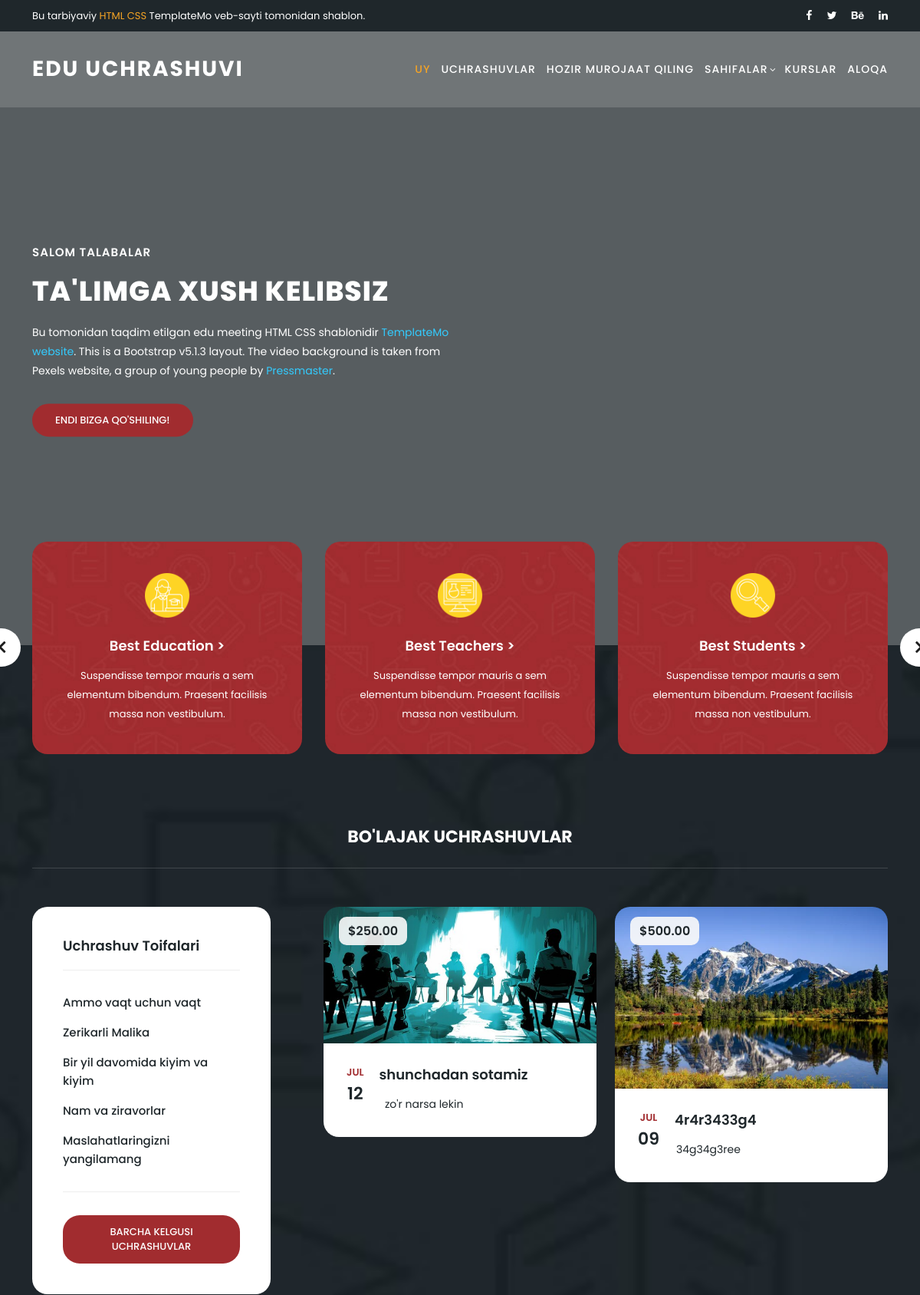
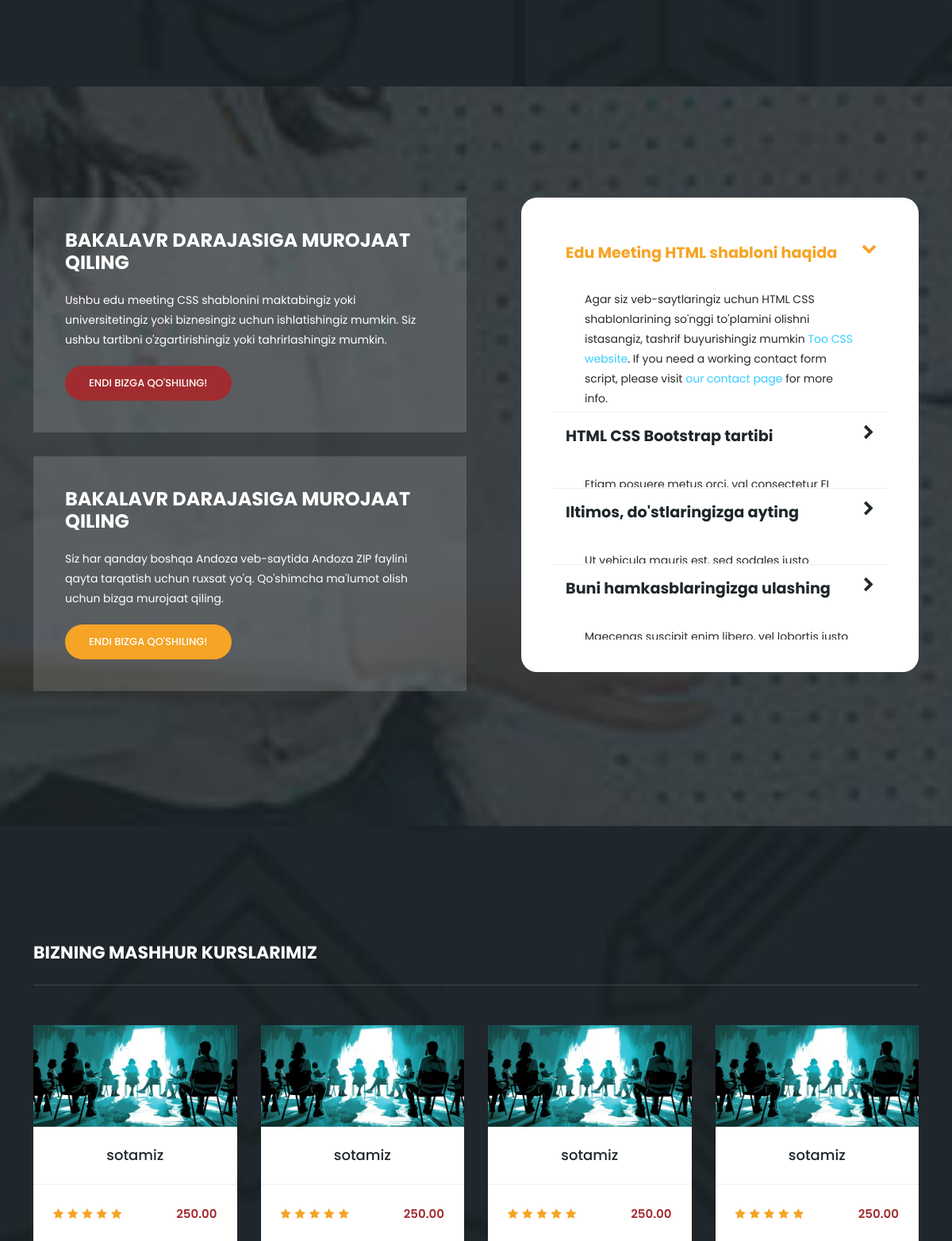
The page / (upper part) on the database its author committed (2 pictures, top to bottom).
### main/models.py (models this page shows, shortened)
class Best(models.Model):
    title = models.CharField(max_length=100)
    description = models.TextField()
    image = models.ImageField(upload_to='best_images/')

class Meeting(models.Model):
    title = models.CharField(max_length=255)
    description = models.TextField()
    image = models.ImageField(upload_to='meetings/')
    date = models.DateField()
    price = models.DecimalField(max_digits=10, decimal_places=2)

class Course(models.Model):
    title = models.CharField(max_length=255)
    description = models.TextField()
    image = models.ImageField(upload_to='courses/')
    price = models.DecimalField(max_digits=10, decimal_places=2)
    rating = models.DecimalField(max_digits=2, decimal_places=1)

### main/views.py (the view, shortened to what this page needs)
# urls.py: path('', index )
def index(request):
    info = models.Info.objects.all()
    best = models.Best.objects.all()
    courses = models.Course.objects.all()
    meetings = models.Meeting.objects.all()
    context = {
        'info':info,
        'best':best,
        'courses':courses,
        'meetings':meetings
    }
    return render(request,'index.html',context)

### templates/index.html (shortened to what this page needs)
{% load static %}
<!DOCTYPE html>
<html lang="en">
  <head>
    <link href="{% static 'vendor/bootstrap/css/bootstrap.min.css' %}" rel="stylesheet">
    <link rel="stylesheet" href="{% static 'css/fontawesome.css' %}">
    <link rel="stylesheet" href="{% static 'css/templatemo-edu-meeting.css' %}">
    <link rel="stylesheet" href="{% static 'css/owl.css' %}">
    <link rel="stylesheet" href="{% static 'css/lightbox.css' %}">
  </head>
<body>
  <div class="sub-header">
    <div class="container">
      <div class="row">
        <div class="col-lg-8 col-sm-8">
          <div class="left-content">
            <p>Bu tarbiyaviy <em>HTML CSS</em> TemplateMo veb-sayti tomonidan shablon.</p>
          </div>
        </div>
        <div class="col-lg-4 col-sm-4">
          <div class="right-icons">
            <ul>
              <li><a href="#"><i class="fa fa-facebook"></i></a></li>
              <li><a href="#"><i class="fa fa-twitter"></i></a></li>
              <li><a href="#"><i class="fa fa-behance"></i></a></li>
              <li><a href="#"><i class="fa fa-linkedin"></i></a></li>
            </ul>
          </div>
        </div>
      </div>
    </div>
  </div>
  <header class="header-area header-sticky">
      <div class="container">
          <div class="row">
              <div class="col-12">
                  <nav class="main-nav">
                      <a href="index.html" class="logo">
                          Edu Uchrashuvi
                      </a>
                      <ul class="nav">
                          <li class="scroll-to-section"><a href="#top" class="active">Uy</a></li>
                          <li><a href="meetings.html">Uchrashuvlar</a></li>
                          <li class="scroll-to-section"><a href="#apply">Hozir Murojaat Qiling</a></li>
                          <li class="has-sub">
                              <a href="javascript:void(0)">Sahifalar</a>
                          </li>
                          <li class="scroll-to-section"><a href="#courses">Kurslar</a></li>
                          <li class="scroll-to-section"><a href="#contact">Aloqa</a></li>
                      </ul>
                  </nav>
              </div>
          </div>
      </div>
  </header>
  <section class="section main-banner" id="top" data-section="section1">
      <video autoplay muted loop id="bg-video">
          <source src="{% static 'images/course-video.mp4' %}" type="video/mp4" />
      </video>
      <div class="video-overlay header-text">
          <div class="container">
            <div class="row">
              <div class="col-lg-12">
                <div class="caption">
              <h6>Salom Talabalar</h6>
              <h2>Ta'limga xush kelibsiz</h2>
              <p>Bu tomonidan taqdim etilgan edu meeting HTML CSS shablonidir <a rel="nofollow" href="https://templatemo.com/page/1" target="_blank">TemplateMo website</a>. This is a Bootstrap v5.1.3 layout. The video background is taken from Pexels website, a group of young people by <a rel="nofollow" href="https://www.pexels.com/@pressmaster" target="_blank">Pressmaster</a>.</p>
              <div class="main-button-red">
                  <div class="scroll-to-section"><a href="#contact">Endi Bizga Qo'shiling!</a></div>
              </div>
          </div>
              </div>
            </div>
          </div>
      </div>
  </section>
  <section class="services">
    <div class="container">
      <div class="row">
        <div class="col-lg-12">
          <div class="owl-service-item owl-carousel">
            {% for item in best %}
            <div class="item">
              <div class="icon">
                <img src="{{ item.image.url }}" alt="{{item.title}}">
              </div>
              <div class="down-content">
                <h4 > {{ item.title }} ></h4>
                <p>{{item.description}}</p>
              </div>
            </div>
            {% endfor %}
          </div>
          </div>
        </div>
      </div>
  </section>
  <section class="upcoming-meetings" id="meetings">
    <div class="container">
        <div class="row">
            <div class="col-lg-12">
                <div class="section-heading">
                    <h2>Bo'lajak Uchrashuvlar</h2>
                </div>
            </div>
            <div class="col-lg-4">
                <div class="categories">
                    <h4>Uchrashuv Toifalari</h4>
                    <ul>
                        <li><a href="#">Ammo vaqt uchun vaqt</a></li>
                        <li><a href="#">Zerikarli Malika</a></li>
                        <li><a href="#">Bir yil davomida kiyim va kiyim</a></li>
                        <li><a href="#">Nam va ziravorlar</a></li>
                        <li><a href="#">Maslahatlaringizni yangilamang</a></li>
                    </ul>
                    <div class="main-button-red">
                        <a href="meetings.html">Barcha Kelgusi Uchrashuvlar</a>
                    </div>
                </div>
            </div>
            <div class="col-lg-8">
                <div class="row">
                    {% for meeting in meetings %}
                    <div class="col-lg-6">
                        <div class="meeting-item">
                            <div class="thumb">
                                <div class="price">
                                    <span>${{ meeting.price }}</span>
                                </div>
                                <a href="meeting-details.html"><img src="{{ meeting.image.url }}" alt="{{ meeting.title }}"></a>
                            </div>
                            <div class="down-content">
                                <div class="date">
                                    <h6>{{ meeting.date|date:"M" }} <span>{{ meeting.date|date:"d" }}</span></h6>
                                </div>
                                <a href="meeting-details.html"><h4>{{ meeting.title }}</h4></a>
                                <p>{{ meeting.description }}</p>
                            </div>
                        </div>
                    </div>
                    {% endfor %}
                </div>
            </div>
        </div>
    </div>
</section>
  <section class="apply-now" id="apply">
    <div class="container">
      <div class="row">
        <div class="col-lg-6 align-self-center">
          <div class="row">
            <div class="col-lg-12">
              <div class="item">
                <h3>BAKALAVR DARAJASIGA MUROJAAT QILING</h3>
                <p>Ushbu edu meeting CSS shablonini maktabingiz yoki universitetingiz yoki biznesingiz uchun ishlatishingiz mumkin. Siz ushbu tartibni o'zgartirishingiz yoki tahrirlashingiz mumkin.</p>
                <div class="main-button-red">
                  <div class="scroll-to-section"><a href="#contact">Endi Bizga Qo'shiling!</a></div>
              </div>
              </div>
            </div>
            <div class="col-lg-12">
              <div class="item">
                <h3>BAKALAVR DARAJASIGA MUROJAAT QILING</h3>
                <p>Siz har qanday boshqa Andoza veb-saytida Andoza ZIP faylini qayta tarqatish uchun ruxsat yo'q. Qo'shimcha ma'lumot olish uchun bizga murojaat qiling.</p>
                <div class="main-button-yellow">
                  <div class="scroll-to-section"><a href="#contact">Endi Bizga Qo'shiling!</a></div>
              </div>
              </div>
            </div>
          </div>
        </div>
        <div class="col-lg-6">
          <div class="accordions is-first-expanded">
            <article class="accordion">
                <div class="accordion-head">
                    <span>Edu Meeting HTML shabloni haqida</span>
                    <span class="icon">
                        <i class="icon fa fa-chevron-right"></i>
                    </span>
                </div>
                <div class="accordion-body">
                    <div class="content">
                        <p>Agar siz veb-saytlaringiz uchun HTML CSS shablonlarining so'nggi to'plamini olishni istasangiz, tashrif buyurishingiz mumkin <a rel="nofollow" href="https://www.toocss.com/" target="_blank">Too CSS website</a>. If you need a working contact form script, please visit <a href="https://templatemo.com/contact" target="_parent">our contact page</a> for more info.</p>
                    </div>
                </div>
            </article>
            <article class="accordion">
                <div class="accordion-head">
                    <span>HTML CSS Bootstrap tartibi</span>
                    <span class="icon">
                        <i class="icon fa fa-chevron-right"></i>
                    </span>
                </div>
                <div class="accordion-body">
                    <div class="content">
                        <p>Etiam posuere metus orci, val consectetur EI imperdiet elita. Cras ipsum magna, semper sit Amet da maximus, eleifend eget neque. Nunc facilisis quam purus, sed vulputate augue interdum vitae. Aliquam bir elit massa.<br><br>
                        </p>
                    </div>
                </div>
            </article>
            <article class="accordion">
                <div class="accordion-head">
                    <span>Iltimos, do'stlaringizga ayting</span>
                    <span class="icon">
                        <i class="icon fa fa-chevron-right"></i>
                    </span>
                </div>
                <div class="accordion-body">
                    <div class="content">
                        <p>Ut vehicula mauris est, sed sodales justo rhoncus EI. Morbi porttitor quam velit, ullamcorper justo suscipit da Amet o'tirib. Suscipit mi da Quisque, non efficitur velit.<br><br>
                        Cras va tortor semper, placerat Eros o'tirib amet, porta est. Mauris porttitor sapien et quam volutpat luctus. Nullam sodales ipsum ac neque ultricies varius.</p>
                    </div>
                </div>
            </article>
            <article class="accordion last-accordion">
                <div class="accordion-head">
                    <span>Buni hamkasblaringizga ulashing</span>
                    <span class="icon">
                        <i class="icon fa fa-chevron-right"></i>
                    </span>
                </div>
                <div class="accordion-body">
                    <div class="content">
                        <p>Maecenas suscipit enim libero, vel lobortis justo condimentum id. Interdum et malesuada fames ac ante ipsum primis in faucibus.<br><br>
                        Sed eleifend metus sit amet magna tristique, posuere laoreet arcu semper. Nulla pellentesque ut tortor sit amet maximus. In eu libero ullamcorper, semper nisi quis, convallis nisi.</p>
                    </div>
                </div>
            </article>
        </div>
        </div>
      </div>
    </div>
  </section>
  <section class="our-courses" id="courses">
    <div class="container">
      <div class="row">
        <div class="col-lg-12">
          <div class="section-heading">
            <h2>Bizning Mashhur Kurslarimiz</h2>
          </div>
        </div>
        <div class="col-lg-12">
          <div class="owl-courses-item owl-carousel">
            {% for course in courses %}
            <div class="item">
              <img src="{{ course.image.url }}" alt="{{course.title}}">
              <div class="down-content">
                <h4>{{course.title}}</h4>
                <div class="info">
                  <div class="row">
                    <div class="col-8">
                      <ul>
                         {% for i in "12345"|slice:":course.rating"|make_list %}
                                <li><i class="fa fa-star"></i></li>
                                {% endfor %}
                      </ul>
                    </div>
                    <div class="col-4">
                       <span>{{course.price}}</span>
                    </div>
                  </div>
                </div>
              </div>
            </div>
          </div>
        </div>
        {% endfor %}
  </section>
</body>
</html>

### rows shown on the page
Best: image (picture), title "Best Education", description "Suspendisse tempor mauris a sem elementum bibendum. Praesent facilisis massa non vestibulum."
Best: image (picture), title "Best Teachers", description "Suspendisse tempor mauris a sem elementum bibendum. Praesent facilisis massa non vestibulum."
Best: image (picture), title "Best Students", description "Suspendisse tempor mauris a sem elementum bibendum. Praesent facilisis massa non vestibulum."
Meeting: price "250.00", image (picture), date "JUL", date "12", title "shunchadan sotamiz", description "zo'r narsa lekin"
Meeting: price "500.00", image (picture), date "JUL", date "09", title "4r4r3433g4", description "34g34g3ree"
Course: image (picture), title "sotamiz", price "250.00"
